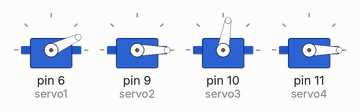
Bench run of a sketch on a simulated Arduino Uno, built with avr-gcc and run on an emulated ATmega328P. Shown: 4 × servo. What the sketch prints to the serial monitor is not drawn.

Above: at 10.1 s.
Timing chart, 0 to 11.6 s (numbered marks = the images above):
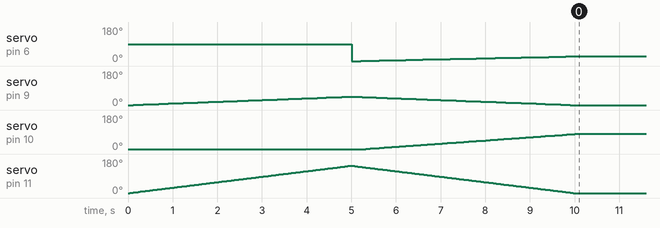

Measured:
- by itself, servo on pin 6 (servo1): 90° → 0° at 5.0 s, → 1° 0.21 s later, → 2° 0.21 s later, → 3° 0.21 s later, … (26 changes in this stretch)
- by itself, servo on pin 10 (servo3): moves from 0° to 80° over 4.7 s

The sketch:

robotic_arm_angle.ino
```cpp
/*

*/
#include <Servo.h>
#include <Ramp.h>
Servo Servo1,Servo2,Servo3,Servo4;

int servo1 = 6;
int servo2 = 9;
int servo3 = 10;
int servo4 = 11;
//int potPin = A0;

int currentPos, difference = 0;

void setup() {
  Servo1.attach(servo1);
  Servo2.attach(servo2);
  Servo3.attach(servo3);
  Servo4.attach(servo4);

  Serial.begin(9600);

  move(1,1,4);
}

void loop() {

  //int read = analogRead(potPin);
  //int newPosition = map(read,0,1023,0,180); //this bascially maps the servos 180 degrees to the potentionmeters 1023 degrees


}

void move(int x, int y, int z){
  rampFloat baseramp;
  rampFloat bottomarm;
  rampFloat toparm;
  rampFloat claw;


  float base = atan(y/x);
  base = base*180/3.14;
  float l = sqrt((x*x+y*y));
  float h = sqrt((z*z+l*l));
  float phi = atan(z/l);
  float alpha = acos((h/2)/8);

  float angle1 = (alpha + phi)*180/3.14;
  float angle2 = (phi - alpha)*180/3.14;


  //Servo4.write(angle1);
  //Servo2.write(base);
  //Servo3.write(angle2);
  Serial.print('\n');
  Serial.println((String)base + ' ' + angle1 + ' ' + angle2);

  //move to desired spot


  baseramp.go(base,5000,LINEAR,ONCEFORWARD);
  bottomarm.go(angle1,5000,LINEAR,ONCEFORWARD);
  toparm.go(angle2,5000,LINEAR,ONCEFORWARD);
  //claw.go(25,5000,LINEAR,ONCEFORWARD);

  while(baseramp.isRunning() || bottomarm.isRunning() || toparm.isRunning()){
    Servo2.write(baseramp.update());
    Servo3.write(toparm.update());
    Servo4.write(bottomarm.update());

    //claw
    //Servo1.write(claw.update());
  }


  //move back to start
  claw.go(25,5000,LINEAR,ONCEFORWARD); //actually close the claw now to grab the toothpick
  baseramp.go(0,5000,LINEAR,ONCEFORWARD);
  bottomarm.go(0,5000,LINEAR,ONCEFORWARD);
  toparm.go(80,5000,LINEAR,ONCEFORWARD);

  while(baseramp.isRunning() || bottomarm.isRunning() || toparm.isRunning()){
  Servo2.write(baseramp.update());
  Servo3.write(toparm.update());
  Servo4.write(bottomarm.update());

  //claw
  Servo1.write(claw.update());
  }

}
```
